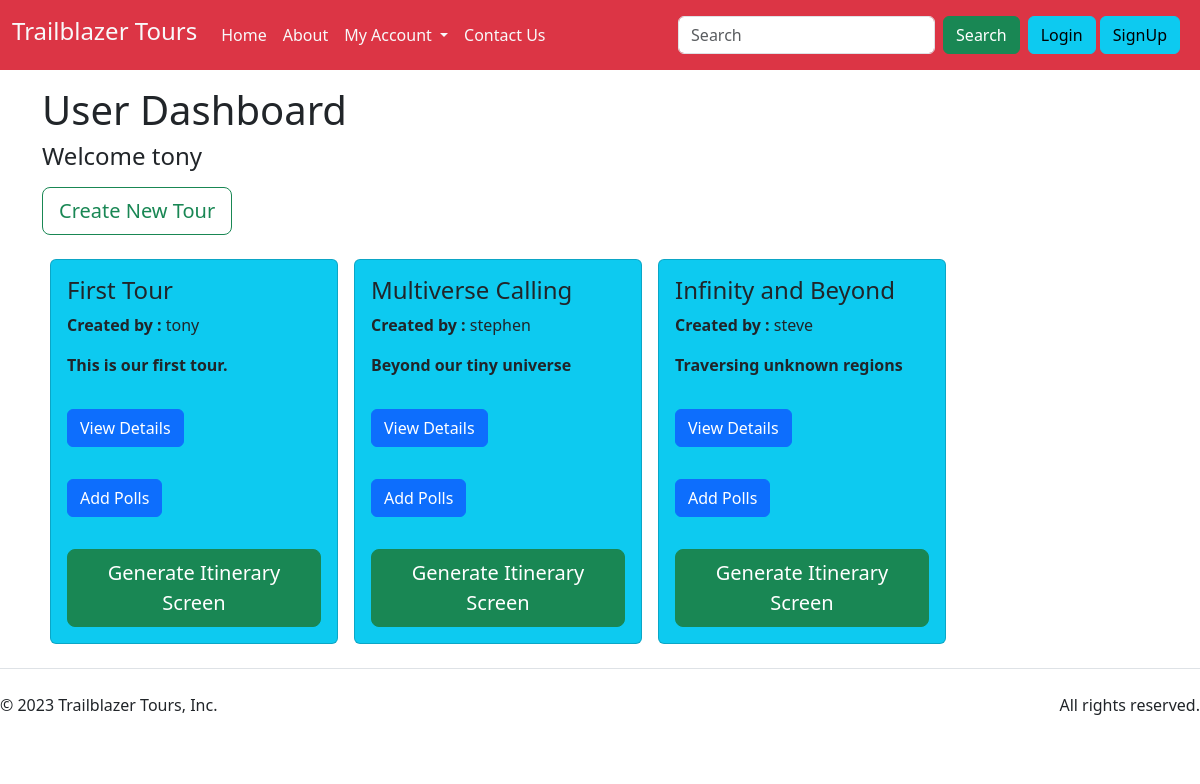
/tour/ (signed in), run on an earlier commit of the app's database.
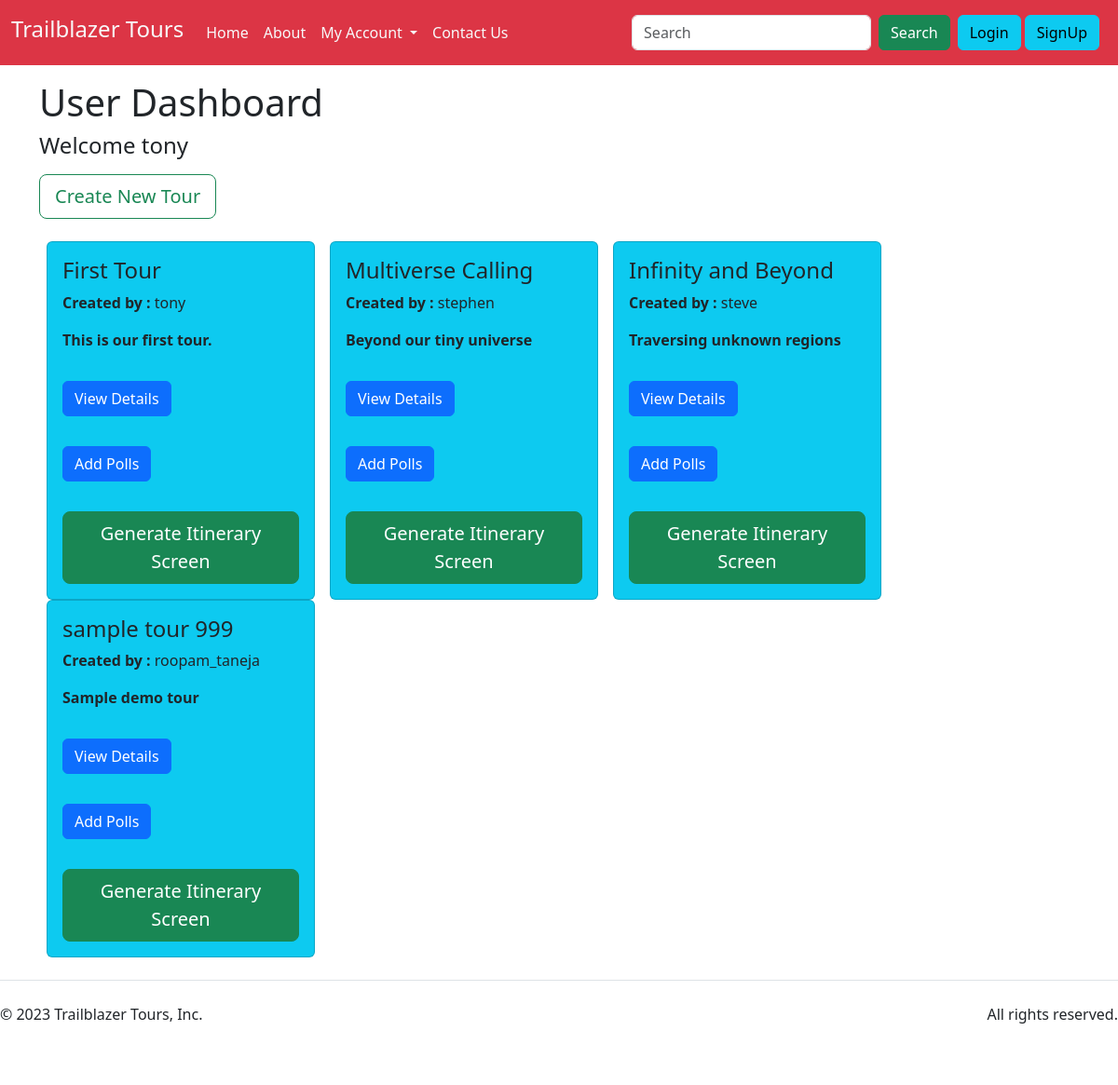
And on a later commit of the database.
### tour/models.py (models this page shows, shortened)
class Tour(models.Model):  # Tour is name of model or table
    users = models.ManyToManyField(User, related_name="tours")
    created_by = models.CharField(max_length=100, default="")
    tour_name = models.CharField(max_length=50, default="")
    desc = models.CharField(max_length=500, default="")

### tour/views.py (the view)
# urls.py: path('', views.index, name='index'),
def index(request):
    if request.user.is_authenticated:
        tour_list = request.user.tours.all()
        context = {'tour_list': tour_list}
        return render(request, 'tour/index.html', context)
    else:
        context = {}
        return render(request, 'tour/index.html', context)

### tour/templates/tour/index.html (shortened to what this page needs)
{% extends 'base.html' %}
{% block body %}
{% if user.is_authenticated %}
<div class="container my-3 mb-3">
    <h1>User Dashboard</h1>
    <h4>Welcome {{request.user}}
    </h4>
</div>
<div class="container my-3 mb-3">
    <a class="btn btn-outline-success btn-lg" href="/tour/polls/" role="button">Create New Tour</a>
</div>
{% else %}
<div class="container my-3 mb-3">
    <h4>User not authenticated, login and try again.</h4>
</div>
{% endif %}
<div class="container my-4">
    <div class=" d-flex flex-wrap justify-content-start">
        {% for tour in tour_list %}
        <div class="d-inline-block mx-2" style="width: 18rem;">
            <div class="card bg-info">
                <div class="card-body">
                    <h4 class="card-title">{{tour.tour_name}}</h4>
                    <p class="card-text"><b>Created by : </b>{{tour.created_by}}</p>
                    <p class="card-text"><strong>{{tour.desc}}</strong></p>
                </div>
                <div class="card-body">
                    <a href="{% url 'polls:showQues' %}" class="btn btn-primary">View Details</a>
                </div>
                <div class="card-body">
                    <a href="{% url 'polls:index' %}" class="btn btn-primary">Add Polls</a>
                </div>
                <div class="card-body">
                    <a href="{% url 'polls:iti_page' %}" class="btn btn-lg btn-success">Generate Itinerary Screen</a>
                </div>
            </div>
        </div>
        {%endfor%}
    </div>
</div>
{% endblock body %}

What changed in the data, as far as the page shows it:
added Tour: tour_name "sample tour 999", created_by "roopam_taneja", desc "Sample demo tour"
